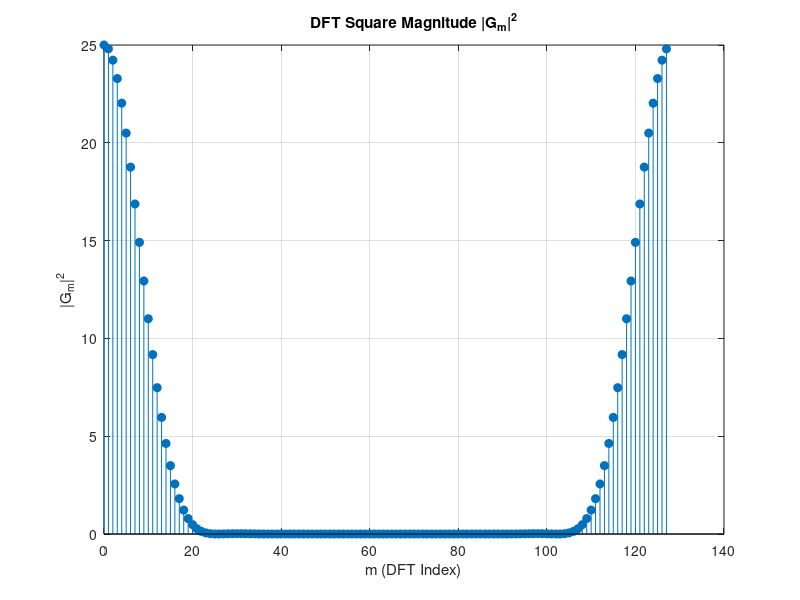
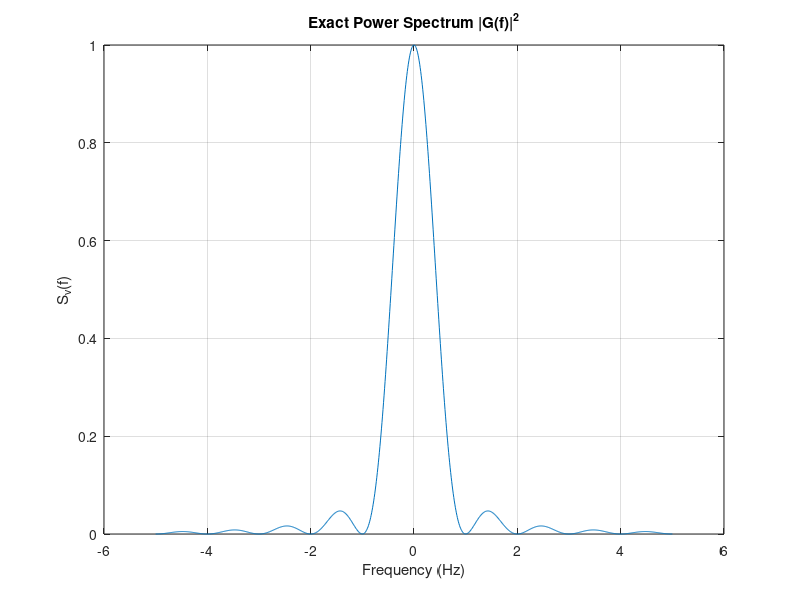

Recreate these plots in MATLAB, in order.
 % Repeat the computation in Problem 6.1 when the pulse g(t) is given as
 % g(t) = 1/2(1-cos(2pit/T)) 0<=t<=T, 0 ow Let T = 1
%Parameters
T = 1;
sigma_a = 1;
N = 128;
t = (0:N-1)/10;
%Redefined Pulse
g = 0.5 * (1 - cos(2 * pi * t / T)) .* (t >= 0 & t <= T);
%Calculate 128 point DFT using FFT
G = fft(g,N);
%Calculate sq. magnitude of DFT
G_sq_mag = abs(G).^2;
%Exact spectrum
delta_f = 1/(100*T);
f = -5/T:delta_f:5/T;
Sv = sigma_a^2*sinc(f*T).^2;
%Plot
figure;
stem(0:N-1,G_sq_mag,'filled');
title('DFT Square Magnitude |G_m|^2');
xlabel('m (DFT Index)');
ylabel('|G_m|^2');
grid on;
figure;
plot(f,Sv);
title('Exact Power Spectrum |G(f)|^2');
xlabel('Frequency (Hz)');
ylabel('S_v(f)');
grid on;